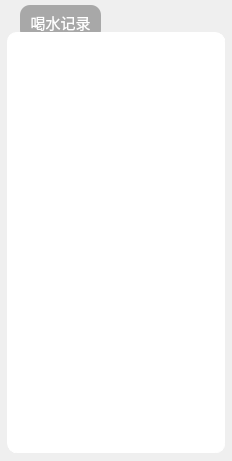
<?xml version="1.0" encoding="UTF-8"?>
<ui version="4.0">
 <class>Form</class>
 <widget class="QWidget" name="Form">
  <property name="geometry">
   <rect>
    <x>0</x>
    <y>0</y>
    <width>232</width>
    <height>461</height>
   </rect>
  </property>
  <property name="windowTitle">
   <string>Form</string>
  </property>
  <widget class="QScrollArea" name="scroll_area">
   <property name="geometry">
    <rect>
     <x>7</x>
     <y>32</y>
     <width>218</width>
     <height>421</height>
    </rect>
   </property>
   <property name="font">
    <font>
     <family>思源黑体</family>
    </font>
   </property>
   <property name="styleSheet">
    <string notr="true">    border-style: solid;
    border-radius: 10px;
    border: 1px groove gray;
    color: rgb(0, 0, 0);
    border-color: rgba(255, 255, 255, 1);
    background-color: rgba(255, 255, 255, 1);</string>
   </property>
   <property name="frameShape">
    <enum>QFrame::StyledPanel</enum>
   </property>
   <property name="lineWidth">
    <number>1</number>
   </property>
   <property name="widgetResizable">
    <bool>true</bool>
   </property>
   <widget class="QWidget" name="scrollAreaWidgetContents">
    <property name="geometry">
     <rect>
      <x>0</x>
      <y>0</y>
      <width>216</width>
      <height>419</height>
     </rect>
    </property>
    <widget class="QTableView" name="drink_table_view">
     <property name="geometry">
      <rect>
       <x>10</x>
       <y>20</y>
       <width>191</width>
       <height>391</height>
      </rect>
     </property>
    </widget>
   </widget>
  </widget>
  <widget class="QPushButton" name="push_button_60s_news">
   <property name="geometry">
    <rect>
     <x>20</x>
     <y>5</y>
     <width>81</width>
     <height>35</height>
    </rect>
   </property>
   <property name="font">
    <font>
     <family>思源黑体</family>
     <pointsize>11</pointsize>
    </font>
   </property>
   <property name="styleSheet">
    <string notr="true">QPushButton {
    border-style: solid;
    border-radius: 10px;
    color: #FFFFFF;
    border-color: #000000;
    background-color: rgba(0, 0, 0, 0.3);
}</string>
   </property>
   <property name="text">
    <string>喝水记录</string>
   </property>
  </widget>
  <zorder>push_button_60s_news</zorder>
  <zorder>scroll_area</zorder>
 </widget>
 <resources/>
 <connections/>
</ui>
